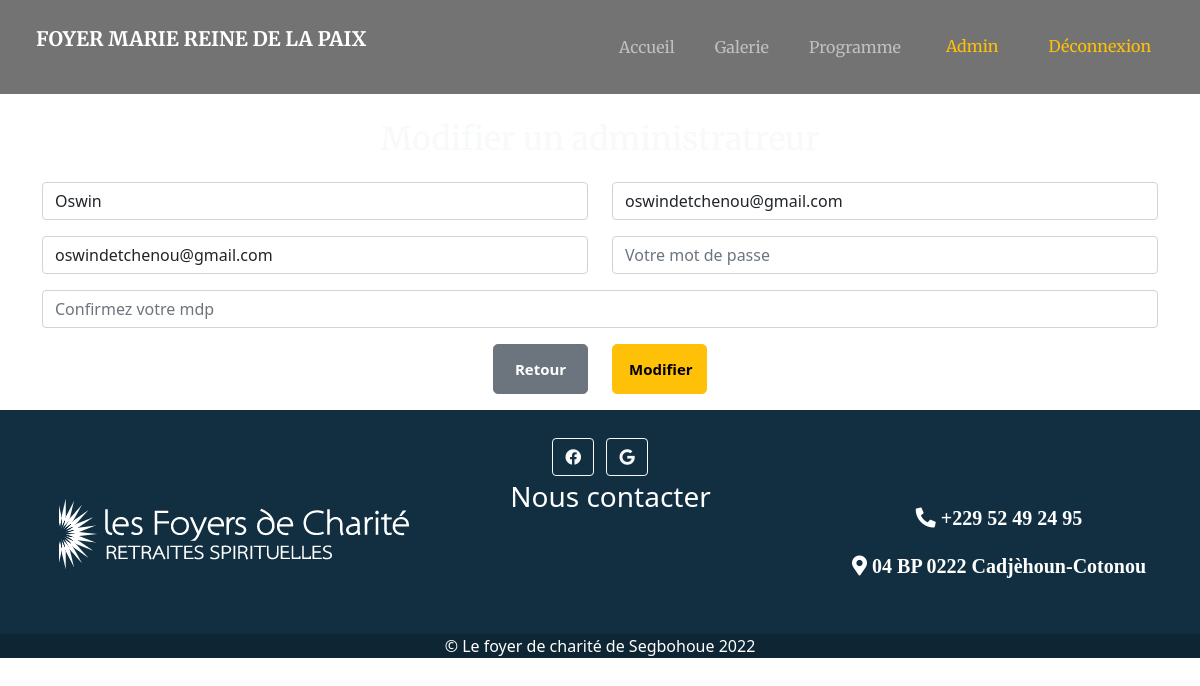
/MajAdmin.php?id=6 (signed in), run on the app's committed database.
### tables this page shows
CREATE TABLE IF NOT EXISTS `membres` (
  `id` int(11) NOT NULL AUTO_INCREMENT,
  `pseudo` varchar(255) NOT NULL,
  `mail` varchar(255) NOT NULL,
  `pass` text NOT NULL,
  PRIMARY KEY (`id`,`pseudo`) USING BTREE
);

### Majadmin.php (the view, shortened to what this page needs)
<!DOCTYPE html>
<html lang="en">
	<head>
		<link rel="stylesheet" href="https://cdnjs.cloudflare.com/ajax/libs/font-awesome/5.15.3/css/all.min.css" />
		<link rel="stylesheet" href="https://maxcdn.bootstrapcdn.com/font-awesome/4.4.0/css/font-awesome.min.css">
		<link href="assets/css/bootstrap.min.css" rel="stylesheet" />
		<link rel="stylesheet" href="assets/css/stylesprog.css" />
	</head>
	<body class="order-form">
	<header>
		<?php require_once('Includes/header.php') ?>
		</header>
    <?php
    $id=$_GET['id'];
    $bdd = new PDO('mysql:host=localhost;dbname=foyer', 'root', '');
    $sql = "SELECT * FROM membres where id = ?";
	$req = $bdd->prepare($sql);
	$req->execute(array($id));
	$données = $req->fetch();
	$pseudo = $données['pseudo'];
    $mail = $données['mail'];
    ?>
        <section>
			<br>
			<br>
			<br>
			<br>
			<br>
		<div class="container">
				<h2 class="merriweather text-center text-light mb-4">Modifier un administratreur</h2>
				<form method="POST" action="Majadmin.php?id=<?php echo $id ;?>">
					<center>
                    <div class="row">
						<div class="col-md-6 col-sm">
							<div class="input-group mb-3">
                        <input type="text" placeholder="Votre pseudo" class="form-control" id="pseudo" name="pseudo" value="<?php echo $pseudo; ?>" />
							</div>
						</div>
						<div class="col-md-6 col-sm">
							<div class="input-group mb-3">
								<input type="email" placeholder="Votre mail" class="form-control" id="mail" name="mail" value="<?php echo $mail;  ?>" />
							</div>
						</div>
               </div>
               <div class="row">
                  <div class="col-md-6 col-sm">
							<div class="input-group mb-3">
                     <input type="email" placeholder="Confirmez votre mail" class="form-control" id="mail2" name="mail2" value="<?php echo $mail; ?>" />
                     </div>
                  </div>
                  <div class="col-md-6 col-sm">
							<div class="input-group mb-3">
                     <input type="password" placeholder="Votre mot de passe" class="form-control" id="mdp" name="mdp" />
							</div>
                  </div>
				   </div>
               <div class="row">
                  <div class="col-md-12 col-sm">
							<div class="input-group mb-3">
                     <input type="password" placeholder="Confirmez votre mdp" class="form-control" id="mdp2" name="mdp2" />
							</div>
						</div>
					</div>
               <div class="row">
					   <div class="col-md-6 col-sm">
					   <div class="input-group mb-3" style="display:flex; justify-content:right; align-items:center">
							<a href="admin.php"  class="btn btn-secondary btn-lg" style="display:flex; justify-content:center;align-items:center;font-weight:bold;height: 50px; width:95px;font-size:15px">Retour</a>
							</div>
					   </div>
					   <div class="col-md-6 col-sm">
							<div class="input-group mb-3" style="display:flex; justify-content:left; align-items:center">
                     <input type="submit" name="forminscription" class="btn btn-warning btn-lg" style="font-weight:bold;height: 50px; width:95px;font-size:15px" value="Modifier" />
						   </div>
					   </div>
               </div>
               </center>
         </form>
		 </div>
		 <footer class="bg-dark text-light text-left ">
		<?php require_once('Includes/footer.php') ?>
	</footer>
   </body>
</html>

### assets/css/stylesprog.css (style rules this page uses)
.merriweather { font-family: 'Merriweather', serif; }
.banner, .order-form { background: center center fixed no-repeat; background-size: cover; height: 800px; }
.order-form { height: 500px; }

### data on the page
membres: pseudo "Oswin", mail "oswindetchenou@gmail.com", mail2 "oswindetchenou@gmail.com"
